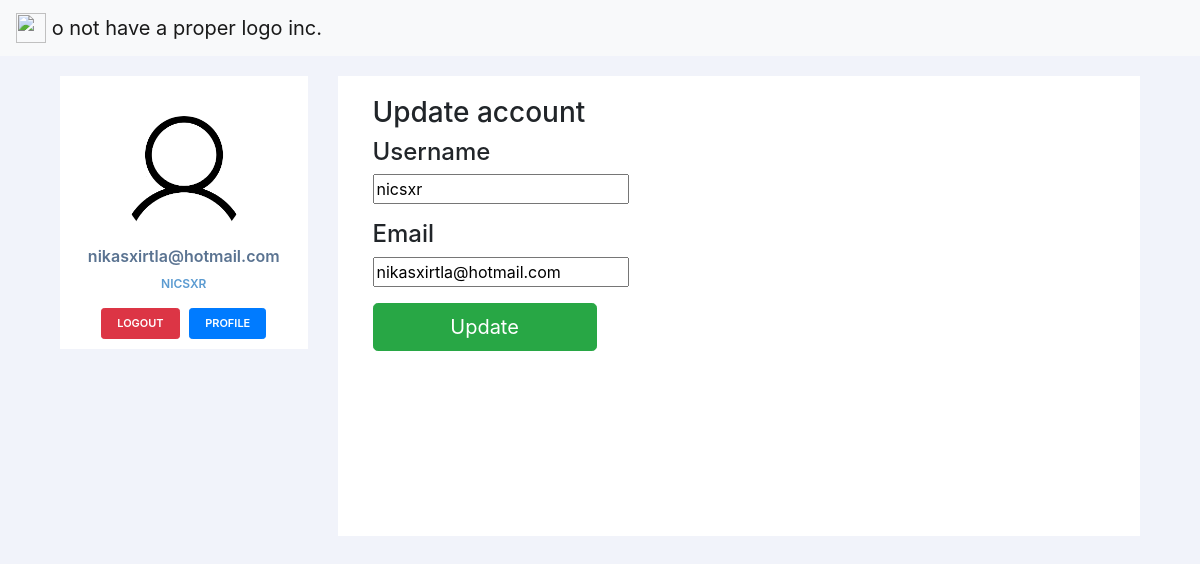
/dashboard/profile (signed in), run on the app's committed database.
### accounts/models.py (models this page shows, shortened)
class Account(AbstractBaseUser):
	email 					= models.EmailField(verbose_name="email", max_length=60, unique=True)
	username 				= models.CharField(max_length=30, unique=True)
	date_joined				= models.DateTimeField(verbose_name='date joined', auto_now_add=True)
	last_login				= models.DateTimeField(verbose_name='last login', auto_now=True)
	is_admin				= models.BooleanField(default=False)
	is_active				= models.BooleanField(default=True)
	is_staff				= models.BooleanField(default=False)
	is_superuser			= models.BooleanField(default=False)
	card_number 			= models.CharField(default=random_card(10), max_length=10)
	money                   = models.FloatField(default=10)
	USERNAME_FIELD = 'username'
	REQUIRED_FIELDS = ['email']
	objects = MyAccountManager()

### accounts/views.py (the view)
# urls.py: path('dashboard/profile', profile_view),
@login_required
def profile_view(request):
    if request.method == 'POST':
        form = AccountUpdateForm(request.POST, instance=request.user)
        if form.is_valid():
            form.save()
            messages.success(request, 'Account updated succesfully!')
            return redirect('/dashboard')
        else:
            messages.warning(request, 'Something went wrong!')
            return redirect('/dashboard/profile')
    else:
        form = AccountUpdateForm(instance=request.user)
    context = {
        'form': form,
    }
    return render(request, 'dashboard/profile.html', context)

### accounts/forms.py
class AccountUpdateForm(forms.ModelForm):
    email = forms.EmailField()
    class Meta:
        model = User
        fields = ['username', 'email']

### templates/dashboard/profile.html (shortened to what this page needs)
{% extends "dashboard/base.html" %}
{% block content %}
<div class="container">
    <div class="row vertical-offset-100">
    	<div class="col-md-4 col-md-offset-4">
    		<div class="panel panel-default">
			  	<div class="panel-heading">
			    	<h3 class="panel-title">Update account</h3>
			 	</div>
			  	<div class="panel-body">
			    	<form accept-charset="UTF-8" method="POST">
                    <fieldset>
			    	  	<div class="form-group">
                            <h4>Username</h4>
			    		    {{form.username}}
			    		</div>
			    		<div class="form-group">
                            <h4>Email</h4>
			    			{{form.email}}
                        </div>
			    		<input class="btn btn-lg btn-success btn-block" type="submit" value="Update">
			    	</fieldset>
			      	</form>
			    </div>
			</div>
		</div>
    </div>
</div>
{% endblock content %}

### templates/dashboard/base.html (shortened to what this page needs)
{% load static %}
<!doctype html>
<html lang="en">
  <head>
    <link rel="stylesheet" href="https://stackpath.bootstrapcdn.com/bootstrap/4.4.1/css/bootstrap.min.css">
    <link rel="stylesheet" type="text/css" href="{% static 'css/style.css' %}">
  </head>
	<body>
    <nav class="navbar navbar-light bg-light">
      <a class="navbar-brand" href="/dashboard">
        <img src="https://upload.wikimedia.org/wikipedia/commons/thumb/8/82/Discord_black_D.svg/778px-Discord_black_D.svg.png" width="30" height="30" class="d-inline-block align-top" alt="">
        o not have a proper logo inc.
      </a>
    </nav>
    <div class="container">
      <div class="row profile">
          <div class="col-md-3">
              <div class="profile-sidebar">
                  <div class="profile-usertitle">
                      <div class="profile-userpic">
                          <a href='/dashboard'><img src="{% static 'profile_placeholder.png' %}" class="img-responsive" alt=""></a>
                      </div>
                      <div class="profile-usertitle-name">
                          {{user.email}}
                      </div>
                      <div class="profile-usertitle-job">
                          {{user.username}}
                      </div>
                  </div>
                  <div class="profile-userbuttons">
                      <button type="button" class="btn btn-danger btn-sm" onclick="location.href = '/logout';"> Logout </button>
                      <button type="button" class="btn btn-primary btn-sm" onclick="location.href = '/dashboard/profile';">Profile</button>
                  </div>
              </div>
              <br>
          </div>
          <div class="col-md-9">
              <div class="profile-content">
                {% block content %}{% endblock content %}
              </div>
          </div>
      </div>
  </div>
	</body>
</html>

### static/css/style.css (style rules this page uses)
body { background: #F1F3FA; }
.profile { margin: 20px 0; }
.profile-sidebar { padding: 20px 0 10px 0; background: #fff; }
.profile-userpic img { float: none; margin: 0 auto; width: 50%; height: 50%; -webkit-border-radius: 50% !important; -moz-border-radius: 50% !important; border-radius: 50% !important; }
.profile-usertitle { text-align: center; margin-top: 20px; }
.profile-usertitle-name { color: #5a7391; font-size: 16px; font-weight: 600; margin-bottom: 7px; }
.profile-usertitle-job { text-transform: uppercase; color: #5b9bd1; font-size: 12px; font-weight: 600; margin-bottom: 15px; }
.profile-userbuttons { text-align: center; margin-top: 10px; }
.profile-userbuttons .btn { text-transform: uppercase; font-size: 11px; font-weight: 600; padding: 6px 15px; margin-right: 5px; }
.profile-userbuttons .btn:last-child { margin-right: 0px; }
a { color: inherit; text-decoration: none; }
.profile-content { padding: 20px; background: #fff; min-height: 460px; }

### data on the page
Account: email "nikasxirtla@hotmail.com", username "NICSXR", username "nicsxr"
